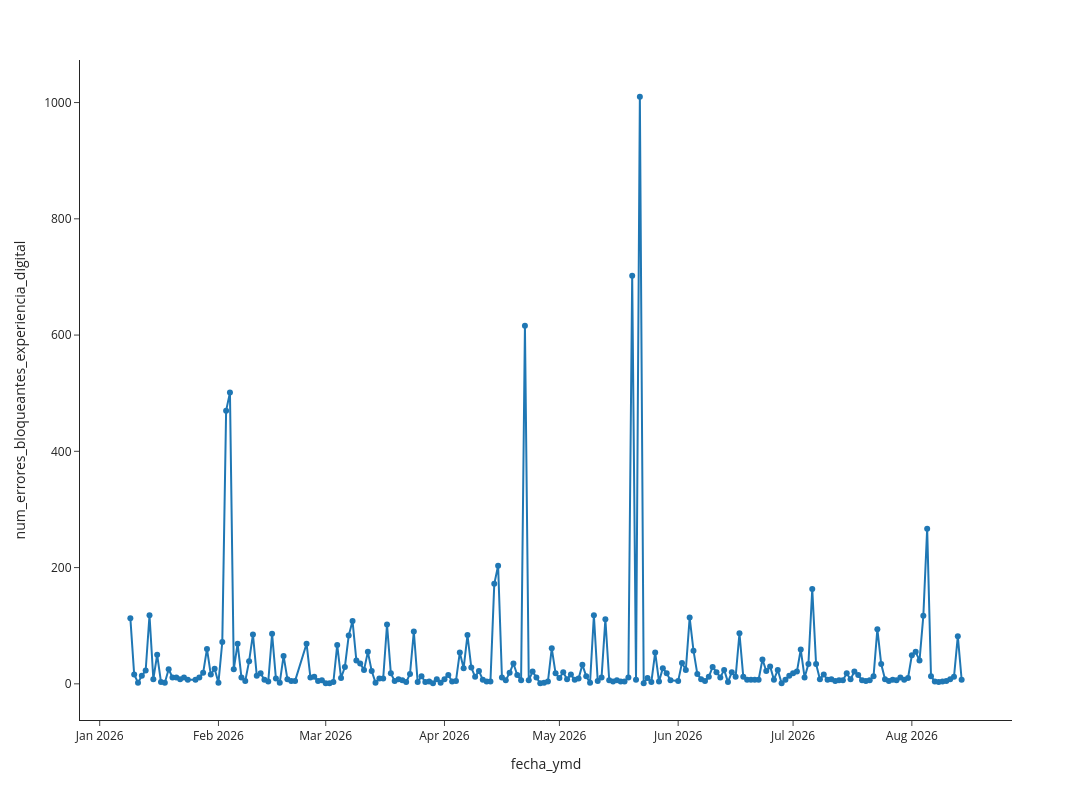

Write notebook code for a chart like this one.
### Code cell
# Transformar columna fecha_ymd a tipo fecha
df['fecha_ymd'] = pd.to_datetime(df['fecha_ymd'], format='%Y-%m-%d')

fig = px.line(df, x="fecha_ymd", y="num_errores_bloqueantes_experiencia_digital",markers=True, template='simple_white', width=1600, height=800)
# fig.add_vline(x='2025-06-01', line_width=3, line_dash="dash")
# fig.update_layout(
#     title={
#         'text': "Evolución Número de códigos únicos vinculados wompi viejos y totales",
#         'xanchor': 'left',
#         'yanchor': 'top'},
#     xaxis=dict(
#             title=dict(
#                 text="Fecha"
#             )),
#     yaxis=dict(
#             title=dict(
#                 text="Número de códigos únicos vinculados wompi"
#             ))
# )
# fig.add_annotation(x='2025-06-01', y=140000,
#             text="Inicio estrategia 5X",
#             showarrow=False,
#             arrowhead=1)
# fig.add_annotation(x='2025-12-01', y=112321,
#             text="112.321",
#             showarrow=True,
#             arrowhead=1)
fig.show()

### Figure 1 — Plotly figure (JSON) as saved in the notebook; plotly's stock layout.template omitted (floating-point values rounded to 4 significant figures; data arrays with more than 128 entries replaced by an {"elided": "..."} marker saying what was removed)
{"data": [{"hovertemplate": "fecha_ymd=%{x}<br>num_errores_bloqueantes_experiencia_digital=%{y}<extra></extra>", "legendgroup": "", "line": {"color": "#1F77B4", "dash": "solid"}, "marker": {"symbol": "circle"}, "mode": "markers+lines", "name": "", "orientation": "v", "showlegend": false, "type": "scatter", "x": {"elided": "214 str values"}, "xaxis": "x", "y": {"elided": "214 int values"}, "yaxis": "y"}], "layout": {"height": 800, "legend": {"tracegroupgap": 0}, "margin": {"t": 60}, "width": 1600, "xaxis": {"anchor": "y", "domain": [0, 1], "title": {"text": "fecha_ymd"}}, "yaxis": {"anchor": "x", "domain": [0, 1], "title": {"text": "num_errores_bloqueantes_experiencia_digital"}}}}
